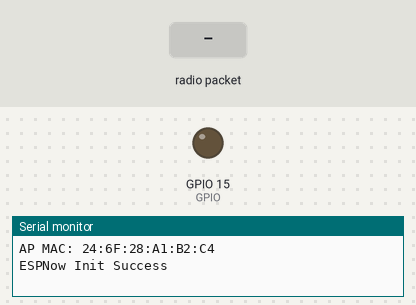
A sketch run on a simulated ESP32. Shown: output pins drawn as LEDs (lit = HIGH), the last lines printed to the serial monitor. The test bench sets the inputs (shaded band).

Above: at 1.2 s.
1.3 s: radio packet "1" arrives
At 2.2 s:
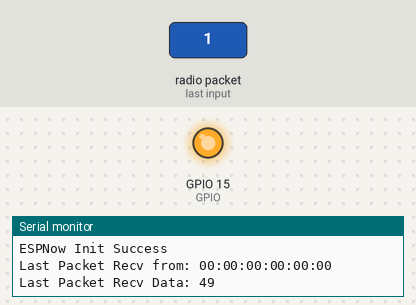
Timing chart, 0 to 4.3 s (numbered marks = the images above; inputs shaded):
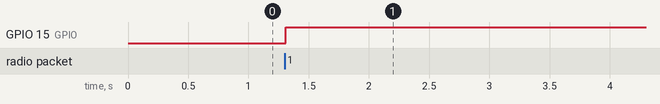

The sketch:

ESPNowSlave.ino
```cpp
/*
 << This Device Slave >>

     Sample Serial log:
       AP Config Success. Broadcasting with AP: Slave:3C:71:BF:52:D1:14
       AP MAC: 3C:71:BF:52:D1:15
       ESPNow Init Success
       Last Packet Recv from: 24:0a:c4:0a:6f:08
       Last Packet Recv Data: 1

*/

#include <esp_now.h>
#include <WiFi.h>

#define GPIO 15
#define CHANNEL 1
#define SENDCHANNEL 1
#define WIFI_DEFAULT_CHANNEL 3

uint8_t gpioStatus = 0;
esp_now_peer_info_t peer;

void initESPNow();
void configDeviceAP();
void addPeer(uint8_t *peerMacAddress);
void onDataSent(const uint8_t *mac_addr, esp_now_send_status_t status);
void onDataRecv(const uint8_t *mac_addr, const uint8_t *data, int data_len);

void setup()
{
  Serial.begin(115200);

  //Set device in AP mode to begin with
  WiFi.mode(WIFI_AP);

  // configure device AP mode
  configDeviceAP();

  // This is the mac address of the Slave in AP Mode
  Serial.print("AP MAC: ");
  Serial.println(WiFi.softAPmacAddress());

  // Init ESPNow with a fallback logic
  initESPNow();

  // Once ESPNow is successfully Init, we will register for recv CB to
  // get recv packer info.
  esp_now_register_send_cb(onDataSent);
  esp_now_register_recv_cb(onDataRecv);

  pinMode(GPIO, OUTPUT);
}

void loop()
{
  digitalWrite(GPIO, gpioStatus);
  delay(10);
}

// Init ESP Now with fallback
void initESPNow()
{
  WiFi.disconnect();
  if (esp_now_init() == ESP_OK) {
    Serial.println("ESPNow Init Success");
  }
  else
  {
    Serial.println("ESPNow Init Failed");
    ESP.restart();
  }
}

// config AP SSID
void configDeviceAP()
{
  String Prefix = "Slave:";
  String Mac = WiFi.macAddress();
  String SSID = Prefix + Mac;
  String Password = "123456789";
  bool result = WiFi.softAP(SSID.c_str(), Password.c_str(), CHANNEL, 0);
  if (!result)
  {
    Serial.println("AP Config failed.");
  }
  else
  {
    Serial.println("AP Config Success. Broadcasting with AP: " + String(SSID));
  }
}

// Add Master as a peer
void addPeer(uint8_t *peerMacAddress)
{
    peer.channel = SENDCHANNEL;
    peer.ifidx = WIFI_IF_AP;
    peer.encrypt = 0;

    memcpy(peer.peer_addr, peerMacAddress, 6);
    esp_err_t addStatus = esp_now_add_peer(&peer);
    if (addStatus == ESP_OK)
    {
      // Pair success
      Serial.println("Pair success");
    }
    else if (addStatus == ESP_ERR_ESPNOW_NOT_INIT)
    {
      // How did we get so far!!
      Serial.println("ESPNOW Not Init");
    }
    else if (addStatus == ESP_ERR_ESPNOW_ARG)
    {
      Serial.println("Add Peer - Invalid Argument");
    }
    else if (addStatus == ESP_ERR_ESPNOW_FULL)
    {
      Serial.println("Peer list full");
    }
    else if (addStatus == ESP_ERR_ESPNOW_NO_MEM)
    {
      Serial.println("Out of memory");
    }
    else if (addStatus == ESP_ERR_ESPNOW_EXIST)
    {
      Serial.println("Peer Exists");
    }
    else
    {
      Serial.println("Not sure what WENT WRONG");
    }
}

// callback when data is sent from Master to Slave
void onDataSent(const uint8_t *mac_addr, esp_now_send_status_t status)
{
  char macStr[18];
  snprintf(macStr, sizeof(macStr), "%02x:%02x:%02x:%02x:%02x:%02x",
           mac_addr[0], mac_addr[1], mac_addr[2], mac_addr[3], mac_addr[4], mac_addr[5]);

  Serial.print("Last Packet Sent to: ");
  Serial.println(macStr);
  Serial.print("Last Packet Send Status: ");
  Serial.println(status == ESP_NOW_SEND_SUCCESS ? "Delivery Success" : "Delivery Fail");
}

// callback when data is recv from Master
void onDataRecv(const uint8_t *mac_addr, const uint8_t *data, int data_len)
{
  char macStr[18];
  snprintf(macStr, sizeof(macStr), "%02x:%02x:%02x:%02x:%02x:%02x",
           mac_addr[0], mac_addr[1], mac_addr[2], mac_addr[3], mac_addr[4], mac_addr[5]);

  Serial.print("Last Packet Recv from: ");
  Serial.println(macStr);
  Serial.print("Last Packet Recv Data: ");
  Serial.println(*data);
  Serial.println("");

  gpioStatus = *data;
}
```

Measured:
- after the input at 1.3 s, GPIO 15 (GPIO): LOW → HIGH at once
